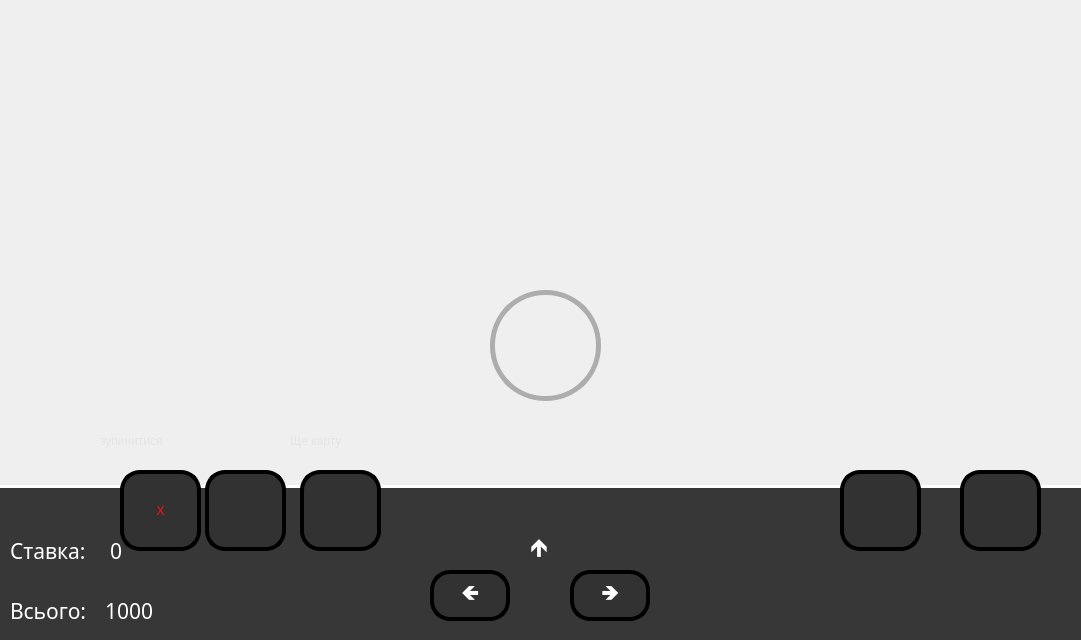
<?xml version="1.0" encoding="UTF-8"?>
<ui version="4.0">
 <class>Gamewindow</class>
 <widget class="QDialog" name="Gamewindow">
  <property name="geometry">
   <rect>
    <x>0</x>
    <y>0</y>
    <width>1081</width>
    <height>640</height>
   </rect>
  </property>
  <property name="windowTitle">
   <string>Dialog</string>
  </property>
  <property name="windowIcon">
   <iconset resource="Image.qrc">
    <normaloff>:/pht/image/icon.png</normaloff>:/pht/image/icon.png</iconset>
  </property>
  <property name="styleSheet">
   <string notr="true"/>
  </property>
  <widget class="QLabel" name="label_background">
   <property name="geometry">
    <rect>
     <x>0</x>
     <y>470</y>
     <width>71</width>
     <height>31</height>
    </rect>
   </property>
   <property name="sizePolicy">
    <sizepolicy hsizetype="Preferred" vsizetype="Preferred">
     <horstretch>0</horstretch>
     <verstretch>0</verstretch>
    </sizepolicy>
   </property>
   <property name="text">
    <string/>
   </property>
  </widget>
  <widget class="QPushButton" name="pushButton_6">
   <property name="geometry">
    <rect>
     <x>490</x>
     <y>290</y>
     <width>111</width>
     <height>111</height>
    </rect>
   </property>
   <property name="cursor">
    <cursorShape>PointingHandCursor</cursorShape>
   </property>
   <property name="styleSheet">
    <string notr="true">QPushButton
{
 border: 5px solid;
border-color: rgb(173, 173, 173);
  border-radius: 55px;
  padding: 10px;
}
QPushButton:hover{
	border-color: rgb(255, 255, 255);
}</string>
   </property>
   <property name="text">
    <string/>
   </property>
  </widget>
  <widget class="QLabel" name="label_coin1">
   <property name="geometry">
    <rect>
     <x>495</x>
     <y>420</y>
     <width>91</width>
     <height>91</height>
    </rect>
   </property>
   <property name="styleSheet">
    <string notr="true"/>
   </property>
   <property name="text">
    <string/>
   </property>
  </widget>
  <widget class="QLabel" name="label_coin10">
   <property name="geometry">
    <rect>
     <x>770</x>
     <y>700</y>
     <width>91</width>
     <height>91</height>
    </rect>
   </property>
   <property name="styleSheet">
    <string notr="true"/>
   </property>
   <property name="text">
    <string/>
   </property>
  </widget>
  <widget class="QLabel" name="label_coin50">
   <property name="geometry">
    <rect>
     <x>500</x>
     <y>700</y>
     <width>91</width>
     <height>91</height>
    </rect>
   </property>
   <property name="styleSheet">
    <string notr="true"/>
   </property>
   <property name="text">
    <string/>
   </property>
  </widget>
  <widget class="QLabel" name="label_coin100">
   <property name="geometry">
    <rect>
     <x>390</x>
     <y>700</y>
     <width>91</width>
     <height>91</height>
    </rect>
   </property>
   <property name="styleSheet">
    <string notr="true"/>
   </property>
   <property name="text">
    <string/>
   </property>
  </widget>
  <widget class="QLabel" name="label_coin5">
   <property name="geometry">
    <rect>
     <x>660</x>
     <y>515</y>
     <width>91</width>
     <height>91</height>
    </rect>
   </property>
   <property name="styleSheet">
    <string notr="true"/>
   </property>
   <property name="text">
    <string/>
   </property>
  </widget>
  <widget class="QLabel" name="label_coin500">
   <property name="geometry">
    <rect>
     <x>330</x>
     <y>515</y>
     <width>91</width>
     <height>91</height>
    </rect>
   </property>
   <property name="styleSheet">
    <string notr="true"/>
   </property>
   <property name="text">
    <string/>
   </property>
  </widget>
  <widget class="QPushButton" name="pushButton_menu">
   <property name="geometry">
    <rect>
     <x>840</x>
     <y>470</y>
     <width>81</width>
     <height>81</height>
    </rect>
   </property>
   <property name="styleSheet">
    <string notr="true">QPushButton
{
 border: 4px solid black;
  border-radius: 20px;
  padding: 10px;
background-color: rgb(50, 50, 50);
	font: 900 16pt &quot;Segoe UI Black&quot;;
  font: black;
}

QPushButton:hover{
background-color: rgb(40, 40, 40);
}

QPushButton:pressed{
background-color: rgb(30, 30, 30);
}</string>
   </property>
   <property name="text">
    <string/>
   </property>
   <property name="icon">
    <iconset resource="Image.qrc">
     <normaloff>:/pht/image/menu.png</normaloff>:/pht/image/menu.png</iconset>
   </property>
   <property name="iconSize">
    <size>
     <width>81</width>
     <height>81</height>
    </size>
   </property>
  </widget>
  <widget class="QPushButton" name="pushButton_sound">
   <property name="geometry">
    <rect>
     <x>960</x>
     <y>470</y>
     <width>81</width>
     <height>81</height>
    </rect>
   </property>
   <property name="styleSheet">
    <string notr="true">QPushButton
{
 border: 4px solid black;
  border-radius: 20px;
  padding: 10px;
background-color: rgb(50, 50, 50);
	font: 900 16pt &quot;Segoe UI Black&quot;;
  font: black;
}

QPushButton:hover{
background-color: rgb(40, 40, 40);
}

QPushButton:pressed{
background-color: rgb(30, 30, 30);
}</string>
   </property>
   <property name="text">
    <string/>
   </property>
   <property name="icon">
    <iconset resource="Image.qrc">
     <normaloff>:/pht/image/sound.png</normaloff>:/pht/image/sound.png</iconset>
   </property>
   <property name="iconSize">
    <size>
     <width>55</width>
     <height>55</height>
    </size>
   </property>
  </widget>
  <widget class="QLabel" name="label_panel">
   <property name="geometry">
    <rect>
     <x>-22</x>
     <y>485</y>
     <width>1141</width>
     <height>181</height>
    </rect>
   </property>
   <property name="styleSheet">
    <string notr="true">background-color: rgb(55, 55, 55);
 border: 3px solid white;</string>
   </property>
   <property name="text">
    <string/>
   </property>
  </widget>
  <widget class="QPushButton" name="pushButton_right">
   <property name="geometry">
    <rect>
     <x>570</x>
     <y>570</y>
     <width>80</width>
     <height>51</height>
    </rect>
   </property>
   <property name="font">
    <font>
     <family>Segoe UI Black</family>
     <pointsize>16</pointsize>
     <italic>false</italic>
     <bold>true</bold>
    </font>
   </property>
   <property name="styleSheet">
    <string notr="true">

QPushButton
{
 border: 4px solid black;
  border-radius: 20px;
  padding: 10px;
background-color: rgb(50, 50, 50);
	font: 900 16pt &quot;Segoe UI Black&quot;;
   color: rgb(255,255,255);
}

QPushButton:hover{
background-color: rgb(40, 40, 40);
}

QPushButton:pressed{
background-color: rgb(30, 30, 30);
}</string>
   </property>
   <property name="text">
    <string>🡺</string>
   </property>
  </widget>
  <widget class="QPushButton" name="pushButton_left">
   <property name="geometry">
    <rect>
     <x>430</x>
     <y>570</y>
     <width>80</width>
     <height>51</height>
    </rect>
   </property>
   <property name="font">
    <font>
     <family>Segoe UI Black</family>
     <pointsize>16</pointsize>
     <italic>false</italic>
     <bold>true</bold>
    </font>
   </property>
   <property name="styleSheet">
    <string notr="true">QPushButton
{
 border: 4px solid black;
  border-radius: 20px;
  padding: 10px;
background-color: rgb(50, 50, 50);
	font: 900 16pt &quot;Segoe UI Black&quot;;
 color: rgb(255,255,255);
}

QPushButton:hover{
background-color: rgb(40, 40, 40);
}

QPushButton:pressed{
background-color: rgb(30, 30, 30);
}</string>
   </property>
   <property name="text">
    <string>🡸</string>
   </property>
  </widget>
  <widget class="QLabel" name="label_arrow">
   <property name="geometry">
    <rect>
     <x>530</x>
     <y>530</y>
     <width>31</width>
     <height>41</height>
    </rect>
   </property>
   <property name="font">
    <font>
     <pointsize>19</pointsize>
    </font>
   </property>
   <property name="styleSheet">
    <string notr="true">color: rgb(255, 255, 255);</string>
   </property>
   <property name="text">
    <string>🡹</string>
   </property>
  </widget>
  <widget class="QLabel" name="card_side">
   <property name="geometry">
    <rect>
     <x>840</x>
     <y>30</y>
     <width>141</width>
     <height>211</height>
    </rect>
   </property>
   <property name="text">
    <string/>
   </property>
  </widget>
  <widget class="QLabel" name="label">
   <property name="geometry">
    <rect>
     <x>490</x>
     <y>280</y>
     <width>91</width>
     <height>91</height>
    </rect>
   </property>
   <property name="text">
    <string/>
   </property>
  </widget>
  <widget class="QLabel" name="label_2">
   <property name="geometry">
    <rect>
     <x>501</x>
     <y>300</y>
     <width>91</width>
     <height>91</height>
    </rect>
   </property>
   <property name="text">
    <string/>
   </property>
  </widget>
  <widget class="QPushButton" name="pushButton_play">
   <property name="geometry">
    <rect>
     <x>205</x>
     <y>470</y>
     <width>81</width>
     <height>81</height>
    </rect>
   </property>
   <property name="styleSheet">
    <string notr="true">QPushButton
{
 border: 4px solid black;
  border-radius: 20px;
  padding: 10px;
background-color: rgb(50, 50, 50);
	font: 900 16pt &quot;Segoe UI Black&quot;;
  font: black;
}

QPushButton:hover{
background-color: rgb(40, 40, 40);
}

QPushButton:pressed{
background-color: rgb(30, 30, 30);
}</string>
   </property>
   <property name="text">
    <string/>
   </property>
   <property name="icon">
    <iconset resource="Image.qrc">
     <normaloff>:/pht/image/play.png</normaloff>:/pht/image/play.png</iconset>
   </property>
   <property name="iconSize">
    <size>
     <width>70</width>
     <height>55</height>
    </size>
   </property>
  </widget>
  <widget class="QLabel" name="label_all">
   <property name="geometry">
    <rect>
     <x>10</x>
     <y>590</y>
     <width>91</width>
     <height>41</height>
    </rect>
   </property>
   <property name="font">
    <font>
     <family>Rubik Bubbles</family>
     <pointsize>16</pointsize>
     <italic>false</italic>
     <bold>false</bold>
    </font>
   </property>
   <property name="styleSheet">
    <string notr="true">color: rgb(255, 255, 255);
font: 16pt &quot;Rubik Bubbles&quot;;</string>
   </property>
   <property name="text">
    <string>Всього:</string>
   </property>
  </widget>
  <widget class="QLabel" name="label_bet">
   <property name="geometry">
    <rect>
     <x>10</x>
     <y>530</y>
     <width>91</width>
     <height>41</height>
    </rect>
   </property>
   <property name="font">
    <font>
     <family>Rubik Bubbles</family>
     <pointsize>16</pointsize>
     <italic>false</italic>
     <bold>false</bold>
    </font>
   </property>
   <property name="styleSheet">
    <string notr="true">color: rgb(255, 255, 255);
font: 16pt &quot;Rubik Bubbles&quot;;</string>
   </property>
   <property name="text">
    <string>Ставка:</string>
   </property>
  </widget>
  <widget class="QLabel" name="label_bet_number">
   <property name="geometry">
    <rect>
     <x>110</x>
     <y>530</y>
     <width>161</width>
     <height>41</height>
    </rect>
   </property>
   <property name="font">
    <font>
     <family>Rubik Bubbles</family>
     <pointsize>16</pointsize>
     <italic>false</italic>
     <bold>false</bold>
    </font>
   </property>
   <property name="styleSheet">
    <string notr="true">color: rgb(255, 255, 255);
font: 16pt &quot;Rubik Bubbles&quot;;</string>
   </property>
   <property name="text">
    <string>0</string>
   </property>
  </widget>
  <widget class="QLabel" name="label_all_number">
   <property name="geometry">
    <rect>
     <x>105</x>
     <y>590</y>
     <width>161</width>
     <height>41</height>
    </rect>
   </property>
   <property name="font">
    <font>
     <family>Rubik Bubbles</family>
     <pointsize>16</pointsize>
     <italic>false</italic>
     <bold>false</bold>
    </font>
   </property>
   <property name="styleSheet">
    <string notr="true">color: rgb(255, 255, 255);
font: 16pt &quot;Rubik Bubbles&quot;;</string>
   </property>
   <property name="text">
    <string>1000</string>
   </property>
  </widget>
  <widget class="QLabel" name="card_side_2">
   <property name="geometry">
    <rect>
     <x>835</x>
     <y>33</y>
     <width>141</width>
     <height>211</height>
    </rect>
   </property>
   <property name="text">
    <string/>
   </property>
  </widget>
  <widget class="QLabel" name="card_side_3">
   <property name="geometry">
    <rect>
     <x>830</x>
     <y>36</y>
     <width>141</width>
     <height>211</height>
    </rect>
   </property>
   <property name="text">
    <string/>
   </property>
  </widget>
  <widget class="QPushButton" name="pushButton_addCard">
   <property name="geometry">
    <rect>
     <x>300</x>
     <y>470</y>
     <width>81</width>
     <height>81</height>
    </rect>
   </property>
   <property name="sizePolicy">
    <sizepolicy hsizetype="Minimum" vsizetype="Fixed">
     <horstretch>0</horstretch>
     <verstretch>0</verstretch>
    </sizepolicy>
   </property>
   <property name="font">
    <font>
     <family>Segoe UI Black</family>
     <pointsize>40</pointsize>
     <italic>false</italic>
     <bold>false</bold>
     <stylestrategy>PreferDefault</stylestrategy>
    </font>
   </property>
   <property name="layoutDirection">
    <enum>Qt::LeftToRight</enum>
   </property>
   <property name="styleSheet">
    <string notr="true">QPushButton
{
 border: 4px solid black;
  border-radius: 20px;
  padding: 10px;
background-color: rgb(50, 50, 50);
text-align: center;
	font: 40pt &quot;Segoe UI Black&quot;;
  font: black;
}

QPushButton:hover{
background-color: rgb(40, 40, 40);
}

QPushButton:pressed{
background-color: rgb(30, 30, 30);
}</string>
   </property>
   <property name="text">
    <string/>
   </property>
   <property name="icon">
    <iconset resource="Image.qrc">
     <normaloff>:/pht/image/plus.png</normaloff>:/pht/image/plus.png</iconset>
   </property>
   <property name="iconSize">
    <size>
     <width>150</width>
     <height>150</height>
    </size>
   </property>
  </widget>
  <widget class="QPushButton" name="pushButton_remuveCard">
   <property name="geometry">
    <rect>
     <x>120</x>
     <y>470</y>
     <width>81</width>
     <height>81</height>
    </rect>
   </property>
   <property name="styleSheet">
    <string notr="true">QPushButton
{
 border: 4px solid black;
  border-radius: 20px;
  padding: 10px;
background-color: rgb(50, 50, 50);
	font: 900 40pt &quot;Segoe UI Black&quot;;
  color: rgb(255,15,20)
}

QPushButton:hover{
background-color: rgb(40, 40, 40);
}

QPushButton:pressed{
background-color: rgb(30, 30, 30);
}</string>
   </property>
   <property name="text">
    <string>X</string>
   </property>
   <property name="iconSize">
    <size>
     <width>70</width>
     <height>55</height>
    </size>
   </property>
  </widget>
  <widget class="QLabel" name="label_3">
   <property name="geometry">
    <rect>
     <x>290</x>
     <y>430</y>
     <width>121</width>
     <height>21</height>
    </rect>
   </property>
   <property name="styleSheet">
    <string notr="true">QLabel{
font: 15pt &quot;Segoe UI Black&quot;;
  color: rgb(228,228,228);
}</string>
   </property>
   <property name="text">
    <string>Ще карту</string>
   </property>
  </widget>
  <widget class="QLabel" name="label_4">
   <property name="geometry">
    <rect>
     <x>100</x>
     <y>420</y>
     <width>131</width>
     <height>41</height>
    </rect>
   </property>
   <property name="styleSheet">
    <string notr="true">QLabel{
font: 15pt &quot;Segoe UI Black&quot;;
  color: rgb(228,228,228);
}</string>
   </property>
   <property name="text">
    <string>зупинитися</string>
   </property>
  </widget>
  <zorder>label_background</zorder>
  <zorder>label_panel</zorder>
  <zorder>pushButton_menu</zorder>
  <zorder>pushButton_sound</zorder>
  <zorder>label_coin1</zorder>
  <zorder>label_coin10</zorder>
  <zorder>label_coin100</zorder>
  <zorder>label_coin5</zorder>
  <zorder>label_coin50</zorder>
  <zorder>label_coin500</zorder>
  <zorder>pushButton_right</zorder>
  <zorder>pushButton_left</zorder>
  <zorder>label_arrow</zorder>
  <zorder>label</zorder>
  <zorder>label_2</zorder>
  <zorder>pushButton_6</zorder>
  <zorder>pushButton_play</zorder>
  <zorder>label_all</zorder>
  <zorder>label_bet</zorder>
  <zorder>label_bet_number</zorder>
  <zorder>label_all_number</zorder>
  <zorder>card_side_3</zorder>
  <zorder>card_side_2</zorder>
  <zorder>card_side</zorder>
  <zorder>pushButton_addCard</zorder>
  <zorder>pushButton_remuveCard</zorder>
  <zorder>label_3</zorder>
  <zorder>label_4</zorder>
 </widget>
 <resources>
  <include location="Image.qrc"/>
 </resources>
 <connections/>
</ui>
